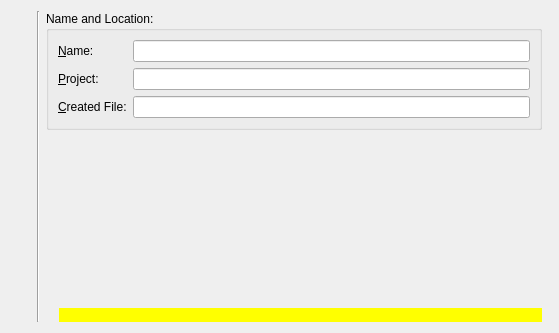
<?xml version="1.0" encoding="UTF-8"?>
<ui version="4.0">
 <class>NewFileWizardPage2</class>
 <widget class="QWizardPage" name="NewFileWizardPage2">
  <property name="geometry">
   <rect>
    <x>0</x>
    <y>0</y>
    <width>559</width>
    <height>333</height>
   </rect>
  </property>
  <property name="windowTitle">
   <string>WizardPage</string>
  </property>
  <property name="title">
   <string/>
  </property>
  <property name="subTitle">
   <string/>
  </property>
  <layout class="QHBoxLayout" name="horizontalLayout_2">
   <item>
    <layout class="QVBoxLayout" name="verticalLayout">
     <item>
      <widget class="QLabel" name="label_Logo">
       <property name="text">
        <string/>
       </property>
       <property name="pixmap">
        <pixmap resource="../qgama-core.qrc">:/images/gama-local-elipse.png</pixmap>
       </property>
      </widget>
     </item>
     <item>
      <spacer name="verticalSpacer">
       <property name="orientation">
        <enum>Qt::Vertical</enum>
       </property>
       <property name="sizeHint" stdset="0">
        <size>
         <width>20</width>
         <height>40</height>
        </size>
       </property>
      </spacer>
     </item>
    </layout>
   </item>
   <item>
    <widget class="Line" name="line">
     <property name="orientation">
      <enum>Qt::Vertical</enum>
     </property>
    </widget>
   </item>
   <item>
    <layout class="QVBoxLayout" name="verticalLayout_2">
     <item>
      <widget class="QGroupBox" name="groupBox_Name_And_Location">
       <property name="title">
        <string>Name and Location:</string>
       </property>
       <layout class="QGridLayout" name="gridLayout">
        <item row="0" column="0">
         <widget class="QLabel" name="label_Name">
          <property name="text">
           <string>&amp;Name:</string>
          </property>
          <property name="buddy">
           <cstring>lineEdit_Name</cstring>
          </property>
         </widget>
        </item>
        <item row="0" column="1">
         <widget class="QLineEdit" name="lineEdit_Name"/>
        </item>
        <item row="1" column="0">
         <widget class="QLabel" name="label_Project">
          <property name="text">
           <string>&amp;Project:</string>
          </property>
          <property name="buddy">
           <cstring>lineEdit_Project</cstring>
          </property>
         </widget>
        </item>
        <item row="1" column="1">
         <widget class="QLineEdit" name="lineEdit_Project">
          <property name="readOnly">
           <bool>true</bool>
          </property>
         </widget>
        </item>
        <item row="2" column="0">
         <widget class="QLabel" name="label_Created_File">
          <property name="text">
           <string>&amp;Created File:</string>
          </property>
          <property name="buddy">
           <cstring>lineEdit_Created_File</cstring>
          </property>
         </widget>
        </item>
        <item row="2" column="1">
         <widget class="QLineEdit" name="lineEdit_Created_File">
          <property name="readOnly">
           <bool>true</bool>
          </property>
         </widget>
        </item>
       </layout>
      </widget>
     </item>
     <item>
      <spacer name="verticalSpacer_2">
       <property name="orientation">
        <enum>Qt::Vertical</enum>
       </property>
       <property name="sizeHint" stdset="0">
        <size>
         <width>20</width>
         <height>40</height>
        </size>
       </property>
      </spacer>
     </item>
     <item>
      <layout class="QHBoxLayout" name="horizontalLayout">
       <item>
        <widget class="QLabel" name="label_Warning_Icon">
         <property name="text">
          <string/>
         </property>
         <property name="pixmap">
          <pixmap resource="../qgama-core.qrc">:/images/icons/fileinfo-16.png</pixmap>
         </property>
        </widget>
       </item>
       <item>
        <widget class="QLabel" name="label_Warning">
         <property name="sizePolicy">
          <sizepolicy hsizetype="Preferred" vsizetype="Preferred">
           <horstretch>1</horstretch>
           <verstretch>0</verstretch>
          </sizepolicy>
         </property>
         <property name="styleSheet">
          <string notr="true">background:yellow;</string>
         </property>
         <property name="text">
          <string/>
         </property>
        </widget>
       </item>
      </layout>
     </item>
    </layout>
   </item>
   <item>
    <widget class="Line" name="line_2">
     <property name="orientation">
      <enum>Qt::Horizontal</enum>
     </property>
    </widget>
   </item>
  </layout>
 </widget>
 <resources>
  <include location="../qgama-core.qrc"/>
 </resources>
 <connections/>
</ui>
